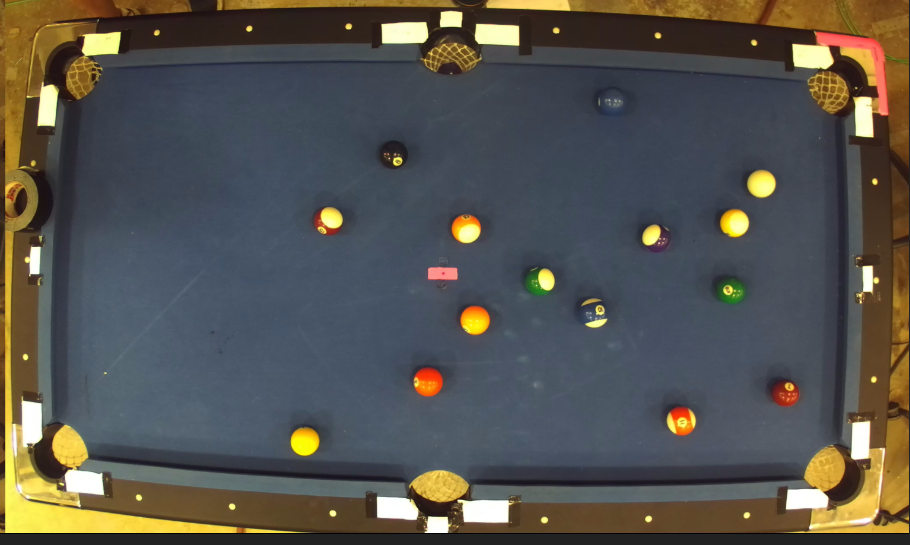
%> input picture Photos/Zed_distorted.png, 910 x 545 px
$ octave --eval "result = segmentImage2(imread('../Photos/Zed_distorted.png'));"   (GNU Octave 9; MATLAB toolbox functions it lacks are replaced by stand-ins)
%> lines starting %> are read from the running program, lines starting %| are printed output that depends on the picture; in (x1, y1, x2, y2) boxes, pixels count from 0 and x2, y2 are one past the last pixel; in counts of white or black regions, pixels touching at a corner belong together; the program's own positions count from 1
function [BW,maskedImage] = segmentImage2(RGB)
%segmentImage Segment image using auto-generated code from imageSegmenter app
%  [BW,MASKEDIMAGE] = segmentImage(RGB) segments image RGB using
%  auto-generated code from the imageSegmenter app. The final segmentation
%  is returned in BW, and a masked image is returned in MASKEDIMAGE.

% Auto-generated by imageSegmenter app on 09-Nov-2019
%----------------------------------------------------


% Convert RGB image into L*a*b* color space.
X = rgb2lab(RGB);
%> X: size 545x910x3 double; mean of channels 1, 2, 3 35.3, 1.4, 2.8

% Create empty mask.
BW = false(size(X,1),size(X,2));

% Draw ROIs

xPos = [43.9156 43.9156 1244.3710 1244.3710];
yPos = [52.3406 669.8738 669.8738 52.3406];
m = size(BW, 1);
%> m = 545
n = size(BW, 2);
%> n = 910
addedRegion = poly2mask(xPos, yPos, m, n);
BW = BW | addedRegion;

% Flood fill
row = 48;
column = 419;
tolerance = 5.000000e-02;
normX = sum((X - X(row,column,:)).^2,3);
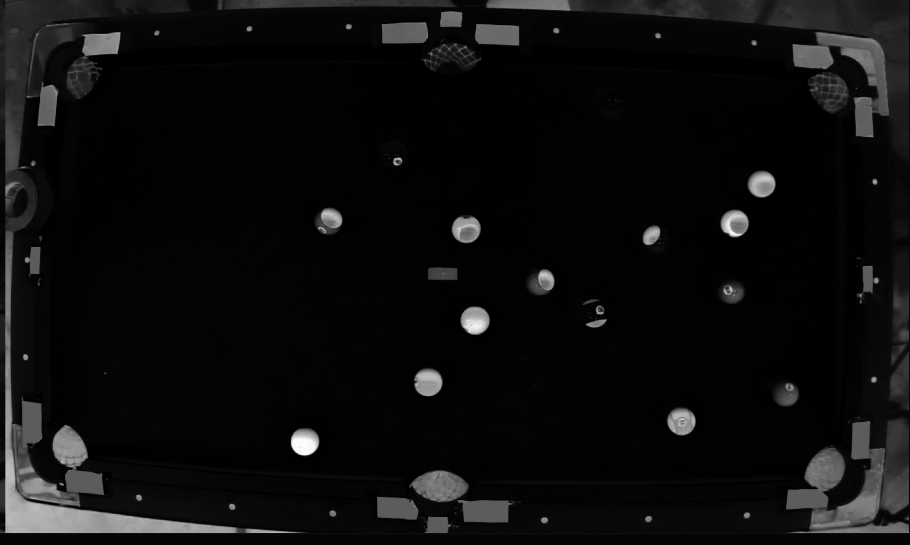
%> normX: size 545x910 double; min 0, max 13659.9, mean 768.1; drawn with min black and max white
normX = mat2gray(normX);
addedRegion = grayconnected(normX, row, column, tolerance);
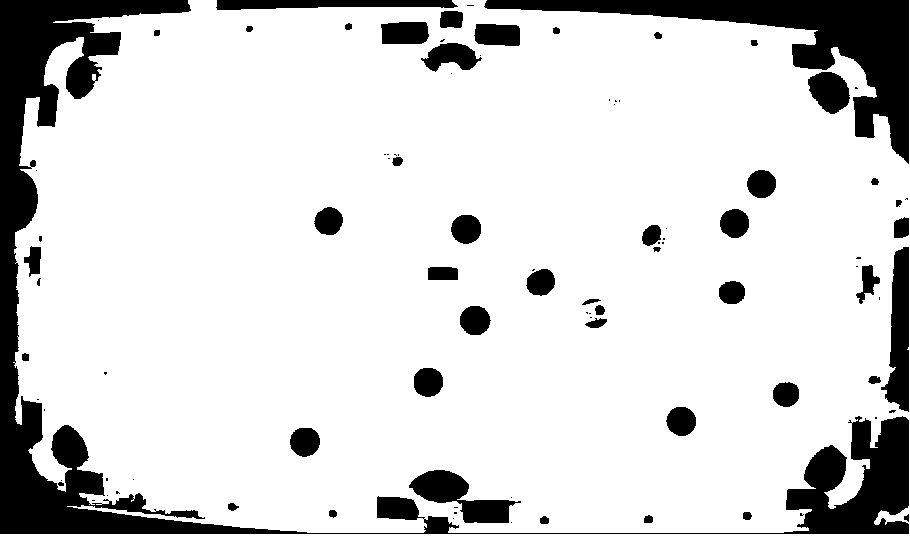
%> addedRegion: size 545x910 logical; 84.3% white; 95 black regions (46 under 20 px), largest, box (x1, y1, x2, y2) and area: (0, 0, 909, 534) 40358, (484, 0, 909, 164) 15532, (881, 247, 909, 412) 2839
BW = BW | addedRegion;
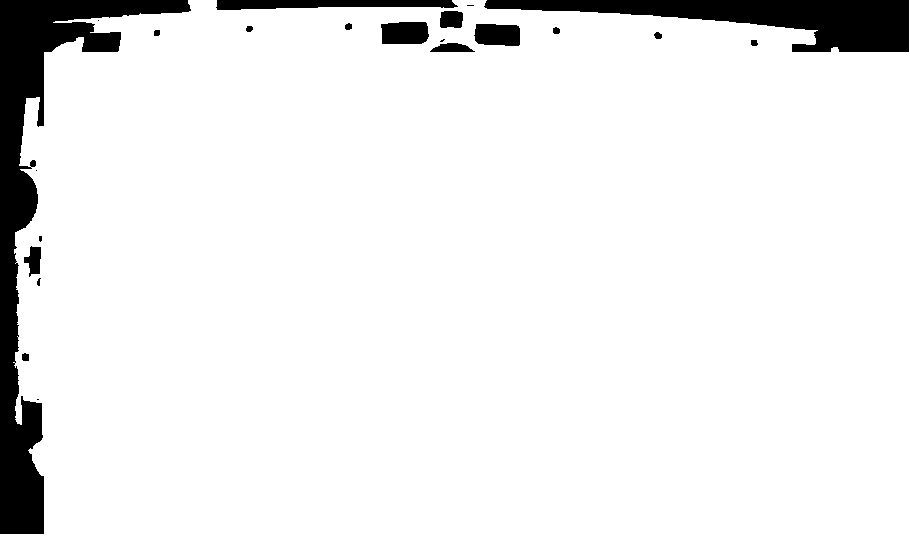
%> BW: size 545x910 logical; 92.7% white; 22 black regions (6 under 20 px), largest, box (x1, y1, x2, y2) and area: (0, 0, 191, 534) 20476, (484, 0, 909, 52) 10613, (216, 0, 458, 10) 1859

% Flood fill
row = 274;
column = 23;
tolerance = 5.000000e-02;
normX = sum((X - X(row,column,:)).^2,3);
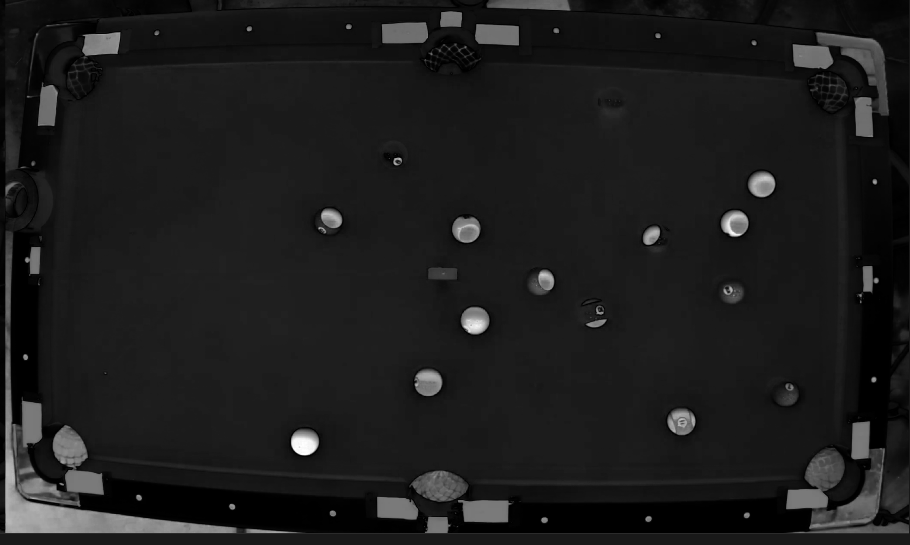
%> normX: size 545x910 double; min 0, max 10000.4, mean 1136.1; drawn with min black and max white
normX = mat2gray(normX);
addedRegion = grayconnected(normX, row, column, tolerance);
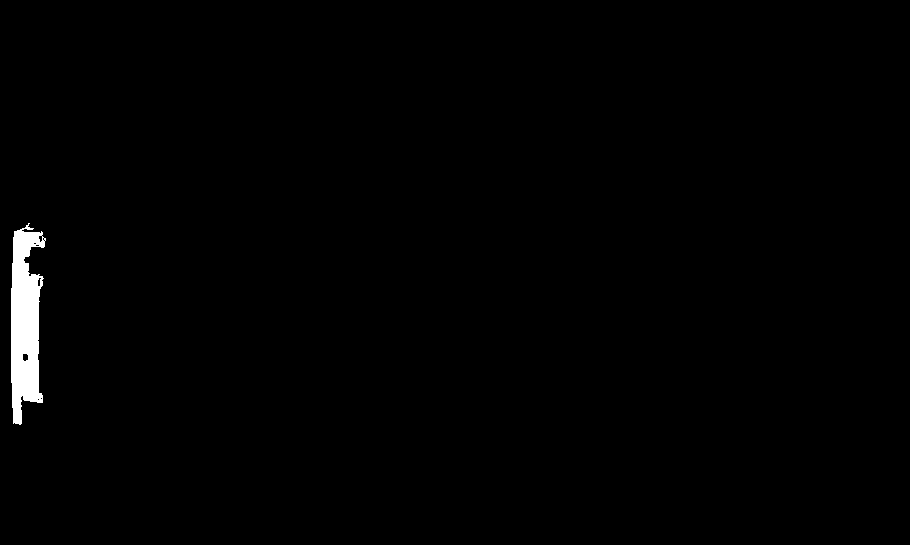
%> addedRegion: size 545x910 logical; 0.95% white; 1 white region, box (x1, y1, x2, y2) and area: (11, 223, 46, 425) 4695
BW = BW | addedRegion;
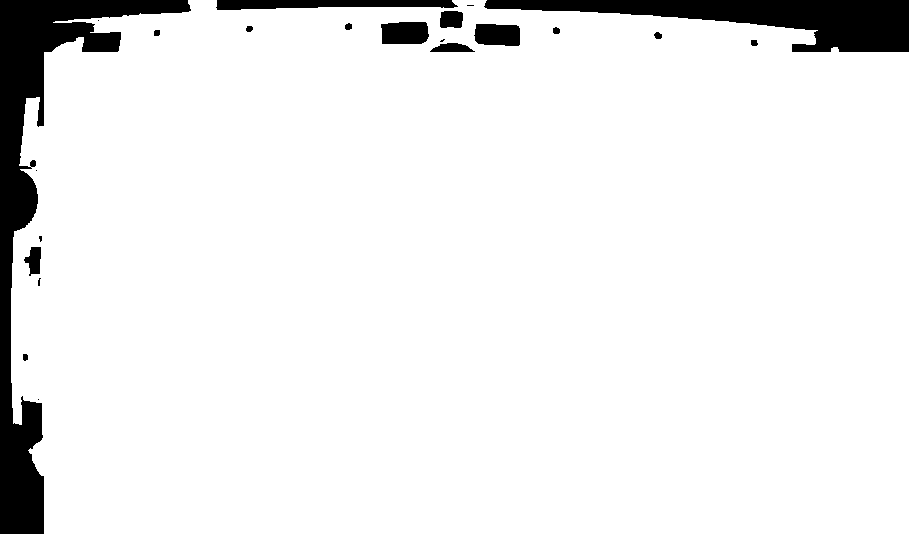
%> BW: size 545x910 logical; 92.9% white; 22 black regions (7 under 20 px), largest, box (x1, y1, x2, y2) and area: (0, 0, 191, 534) 19472, (484, 0, 909, 52) 10613, (216, 0, 458, 10) 1859

% Flood fill
row = 688;
column = 550;
tolerance = 5.000000e-02;
%> (the run ends here)

$ run again, on Photos/image_0001.png
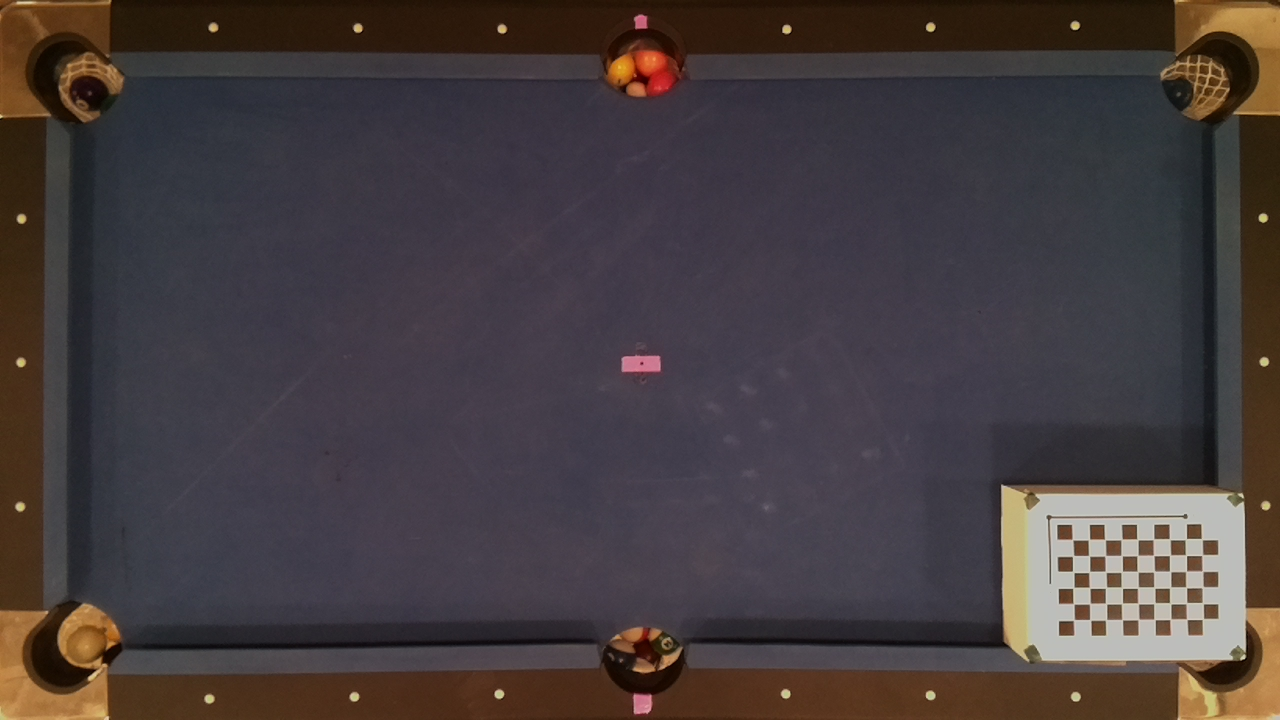
%> input picture Photos/image_0001.png, 1280 x 720 px
%> X: size 720x1280x3 double; mean of channels 1, 2, 3 26.5, 4.8, 0.4
%> in segmentImage2, `addedRegion = grayconnected(normX, row, column, tolerance);`:
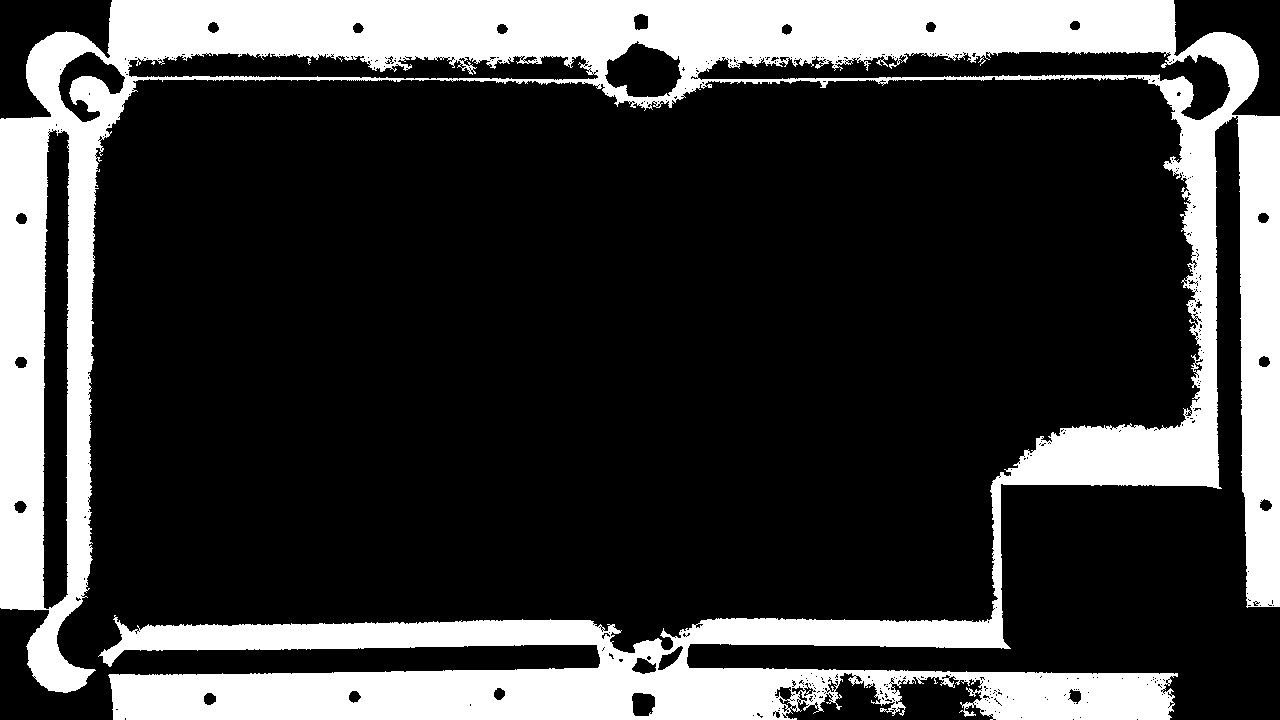
%> addedRegion: size 720x1280 logical; 23.9% white; 1 white region, box (x1, y1, x2, y2) and area: (0, 0, 1280, 720) 220110
%> in segmentImage2, `normX = sum((X - X(row,column,:)).^2,3);`:
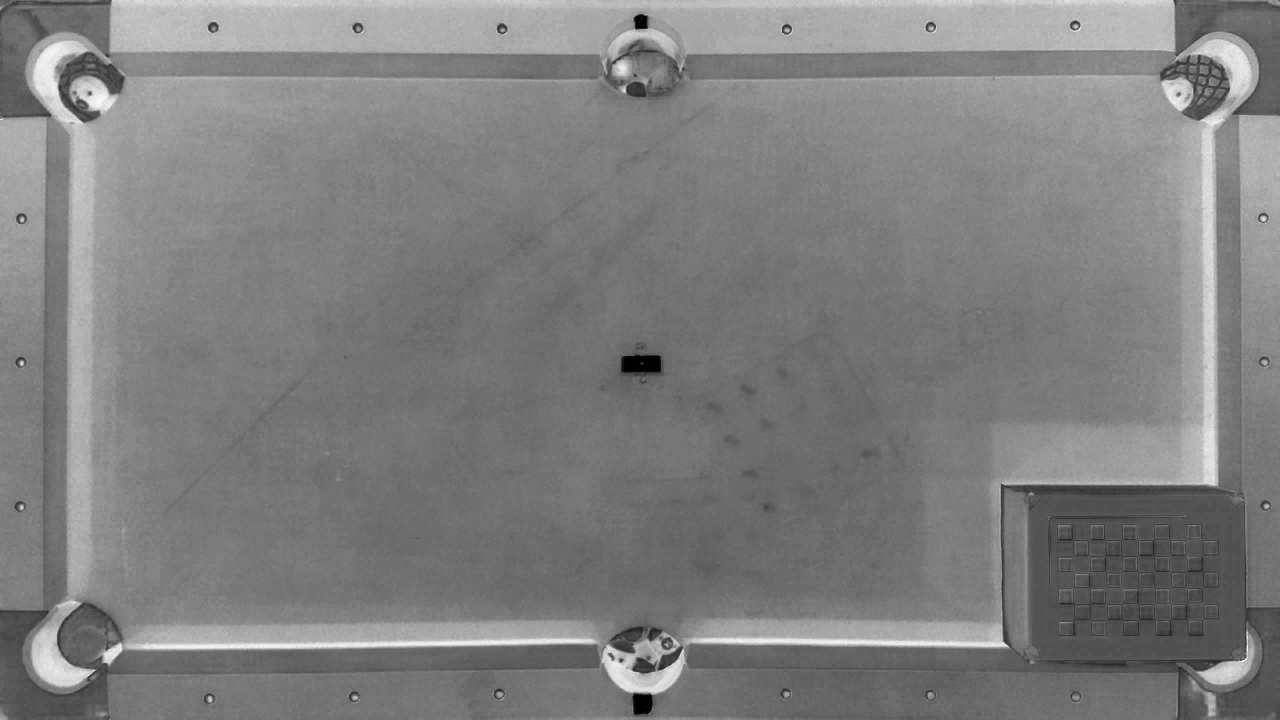
%> normX: size 720x1280 double; min 0, max 4663.5, mean 2340; drawn with min black and max white
